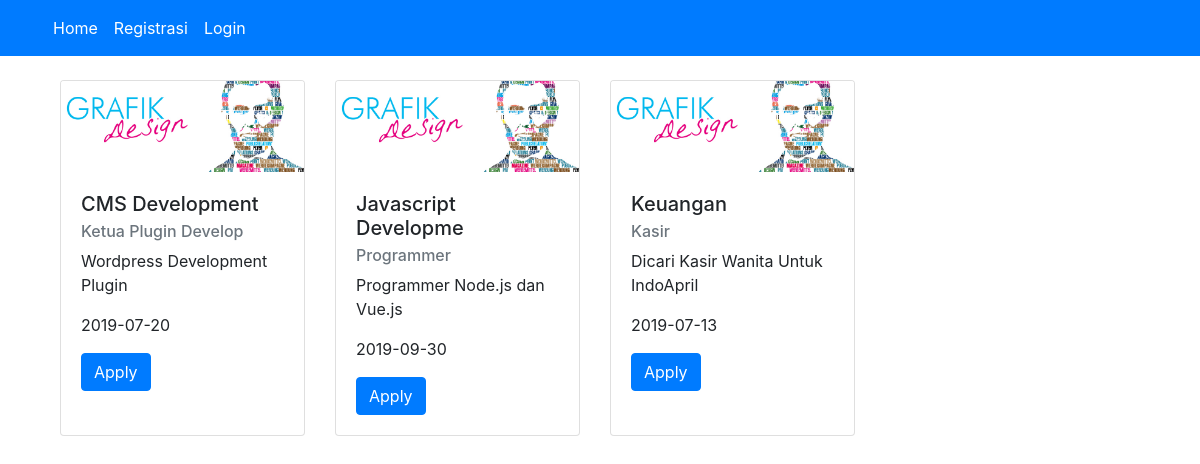
The page /index.php/page/career on the database its author committed.
### tables this page shows
CREATE TABLE `info_loker` (
  `id` int(11) NOT NULL AUTO_INCREMENT,
  `info` varchar(100) NOT NULL,
  `jabatan` varchar(20) NOT NULL,
  `bagian` varchar(20) NOT NULL,
  `tanggal_akhir` date NOT NULL,
  `tanggal` date NOT NULL,
  PRIMARY KEY (`id`)
);

### application/libraries/Template.php (called while the page is built, shortened)
<?php
class Template
{
  var $template_data = array();
  function set($name, $value)
  {
    $this->template_data[$name] = $value;
  }
  function load($template = '', $view = '', $view_data = array(), $return = false)
  {
    $this->CI = &get_instance();
    $this->set('content_view', $this->CI->load->view($view, $view_data, true));
    return $this->CI->load->view($template, $this->template_data, $return);
  }
}

### application/controllers/Page.php (called while the page is built, shortened)
<?php
class Page extends CI_Controller {
	public function career()
	{
		$this->db->order_by('id' ,'DESC');
		$data['careers'] = $this->db->get('info_loker')->result();
		$this->template->load('template','page/career',$data);
	}
}

### index.php (called while the page is built, shortened)
<?php
require_once BASEPATH.'core/CodeIgniter.php';

### application/views/page/career.php (the view)
<div class="row mt-4">
	<div class="col-md-9">
		<div class="container">
		<div class="row row-cols-3 row-cols-md-3 g-3">
			<?php foreach($careers as $c): ?>
			<div class="col">
				<div class="card h-100" id="<?= $c->id ?>">
					<img src="<?= base_url() ?>/assets/img/gm1.jpg" class="card-img-top" alt="...">
					<div class="card-body">
						<h5 class="card-title"><?= $c->bagian ?></h5>
						<h6 class="card-subtitle mb-2 text-muted"><?= $c->jabatan ?></h6>
						<p class="card-text"><?= $c->info ?></p>
						<p class="card-text"><?= $c->tanggal_akhir ?></p>
						<a href="<?= base_url('pelamar/apply/'.$c->id) ?>" class="btn btn-primary">Apply</a>
					</div>
				</div>
			</div>
			<?php endforeach; ?>
		</div>
		</div>
	</div>
</div>

### application/views/template.php (shortened to what this page needs)
<!DOCTYPE html>
<html>
<head>
	<link rel="stylesheet" type="text/css" href="<?= base_url() ?>/assets/vendor/bootstrap/css/bootstrap.min.css">
	<link rel="stylesheet" type="text/css" href="<?= base_url() ?>/assets/css/main.css">
</head>
<body>
<nav class="navbar navbar-expand-lg navbar-dark bg-primary">
<div class="container">
  <div class="collapse navbar-collapse" id="navbarSupportedContent">
    <ul class="navbar-nav mr-auto">
      <li class="nav-item">
        <a class="nav-link text-white" href="<?= base_url('page') ?>">Home</a>
      </li>
      <?php if(! $this->session->has_userdata('username')): ?>
      <li class="nav-item">
        <a class="nav-link text-white" href="<?= base_url('page/registrasi') ?>">Registrasi</a>
      </li>
      <li class="nav-itme">
        <a class="nav-link text-white" href="<?= base_url('admin/login') ?>">Login</a>
      </li>
      <?php else: ?>
      <li class="nav-itme">
        <a class="nav-link text-white" href="#" data-toggle="modal" data-target="#logoutModal">Logout</a>
      </li>
      <?php endif; ?>
    </ul>
  </div>
 </div>
</nav>
<div class="container">
<?= $content_view ?>
</body>
</html>

### rows shown on the page
info_loker: bagian "CMS Development", jabatan "Ketua Plugin Develop", info "Wordpress Development Plugin", tanggal_akhir "2019-07-20"
info_loker: bagian "Javascript Developme", jabatan "Programmer", info "Programmer Node.js dan Vue.js", tanggal_akhir "2019-09-30"
info_loker: bagian "Keuangan", jabatan "Kasir", info "Dicari Kasir Wanita Untuk IndoApril", tanggal_akhir "2019-07-13"
